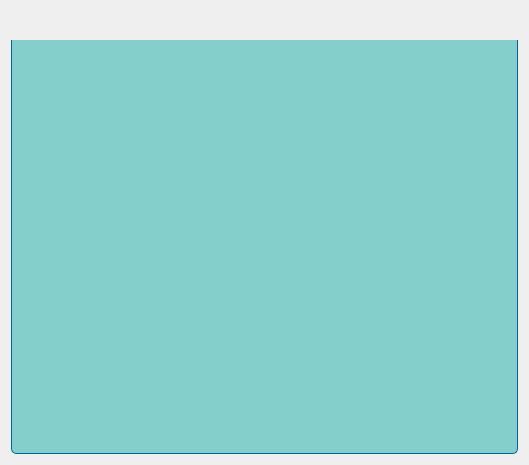
<?xml version="1.0" encoding="UTF-8"?>
<ui version="4.0">
 <class>WindowWrapper</class>
 <widget class="QWidget" name="WindowWrapper">
  <property name="geometry">
   <rect>
    <x>0</x>
    <y>0</y>
    <width>529</width>
    <height>465</height>
   </rect>
  </property>
  <property name="windowTitle">
   <string>Form</string>
  </property>
  <property name="styleSheet">
   <string notr="true">WindowTitleBar#titleBar
{
        border-style: solid;
        border-width: 1px;
        border-color: rgb(0, 100, 150);
        border-top-left-radius: 5px;
        border-top-right-radius: 5px;
        background-color: qlineargradient(spread:pad, x1:0.5, y1:0, x2:0.5, y2:1, stop:0 rgba(132,207,203, 180), stop:0.45 rgba(132,207,203, 230), stop:0.55 rgba(35, 50, 60, 240), stop:1 rgba(132,207,203, 255));

}


QWidget#bodyWindowWidget
{
        border-style: solid;
        border-top-style: none;
        border-width: 1px;
        border-color: rgb(0, 100, 150);
        border-bottom-left-radius: 5px;
        border-bottom-right-radius: 5px;
        background-color: #84CFCB;
}


QLabel#titleText
{
        color: black;
}

QToolButton
{
        color: rgb(255, 255, 255);
        border-style: solid;
        border-width: 1px;
        border-color: rgb(0, 128, 85);
        background-color: qlineargradient(spread:pad, x1:0.5, y1:0, x2:0.5, y2:1, stop:0 rgba(0, 255, 0, 255), stop:1 rgba(0, 60, 0, 255));
}

QToolButton:hover
{
        border-color: rgb(128, 85, 85);
        background-color: qlineargradient(spread:pad, x1:0.5, y1:0, x2:0.5, y2:1, stop:0 rgba(255, 0, 0, 255), stop:1 rgba(70, 0, 0, 255));
}

QToolButton:pressed
{
        border-color: rgb(255, 85, 85);
        background-color: qlineargradient(spread:pad, x1:0, y1:0, x2:1, y2:1, stop:0 rgba(70, 0, 0, 255), stop:1 rgba(255, 0, 0, 255));
}
</string>
  </property>
  <layout class="QVBoxLayout" name="verticalLayout">
   <property name="spacing">
    <number>0</number>
   </property>
   <item>
    <widget class="WindowTitleBar" name="titleBar" native="true">
     <property name="sizePolicy">
      <sizepolicy hsizetype="Preferred" vsizetype="Fixed">
       <horstretch>0</horstretch>
       <verstretch>0</verstretch>
      </sizepolicy>
     </property>
     <property name="minimumSize">
      <size>
       <width>0</width>
       <height>29</height>
      </size>
     </property>
     <property name="maximumSize">
      <size>
       <width>16777215</width>
       <height>29</height>
      </size>
     </property>
    </widget>
   </item>
   <item>
    <widget class="QWidget" name="bodyWindowWidget" native="true"/>
   </item>
  </layout>
 </widget>
 <customwidgets>
  <customwidget>
   <class>WindowTitleBar</class>
   <extends>QWidget</extends>
   <header>windowtitlebar.h</header>
   <container>1</container>
  </customwidget>
 </customwidgets>
 <resources/>
 <connections/>
</ui>
